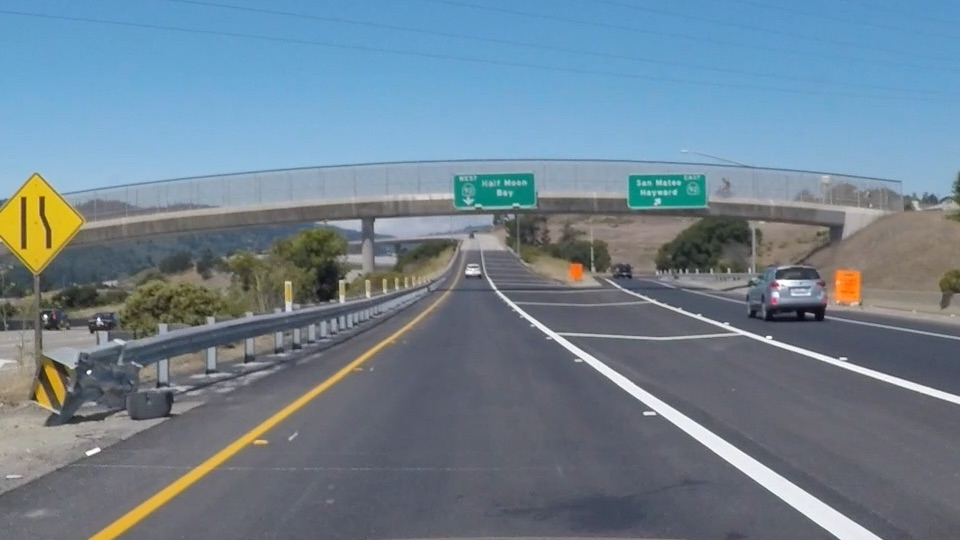
#> input picture documentation/lesson-2/images/exit-ramp.jpg, 960 x 540 px
$ python -i GradientThresholds.py   (imports and definitions only)   (older library calls are emulated)
#> lines starting #> are read from the running program, lines starting #| are printed output that depends on the picture
import matplotlib.pyplot as plt
import numpy as np
import cv2
import os
# Gradient Thresholds and Color Spaces can be used to more easily
# identify lane markings on the road
# GradientThresholds:
# Has to do with capturing a property's magnitude and direction in an image.
# Property in our case are the lane lines.
# We find the lane line magnitude and direction in an image. We can also focus
# on other properties in an image.
class GradientThresholds:
    def __init__(self):
        self.img_m = None

    def apply_sobel_thresh(self, img, orient='x', ksize=(3,3), thresh=(0, 255)):
        """
            Calculate directional gradient.
            Identify pixels where the gradient of an image falls within a specified threshold range.
            Pass in image, choose orient to be x or y gradient, specify
            threshold min and max range to select for binary_output. The
            binary_output array is 1 where gradients are in threshold range,
            0 everywhere else.
        """
#> called with orient = 'x', ksize = (3, 3), thresh = (0, 255)
        # Convert to Grayscale
        gray = cv2.cvtColor(img, cv2.COLOR_RGB2GRAY)
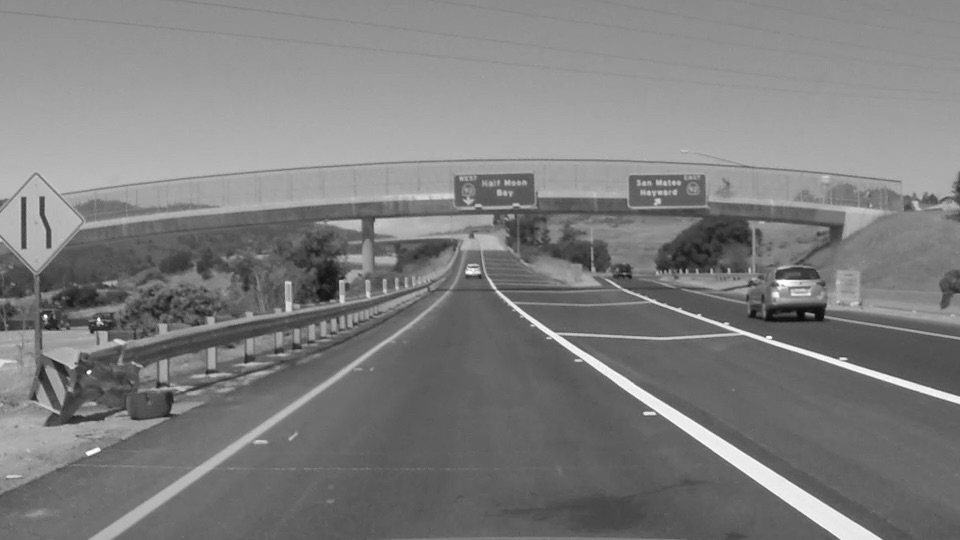
#> gray: shape (540, 960); min 7, max 255, mean 126.2

        # Remove noise
        gray = cv2.GaussianBlur(gray, ksize, 0)

        # Take derivative in x or y
        if orient == 'x':
            # Apply sobel for the x direction
            sobel = cv2.Sobel(gray, cv2.CV_64F, 1, 0)
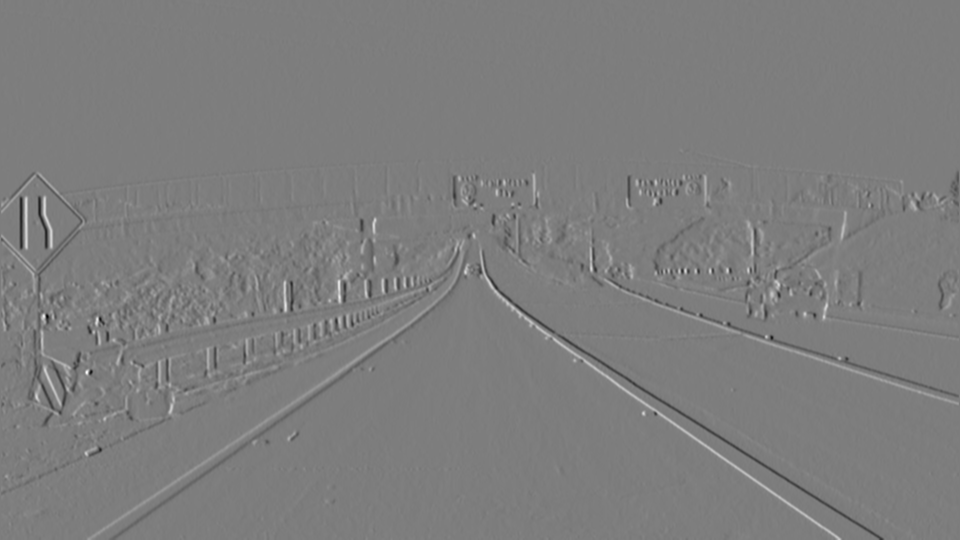
#> sobel: shape (540, 960) float64; min -474, max 487, mean -0.2; drawn with min black and max white
        elif orient == 'y':
            # Apply sobel for the y direction
            sobel = cv2.Sobel(gray, cv2.CV_64F, 0, 1)
        # Take absolute value of the derivative or gradient
        abs_sobel = np.absolute(sobel)
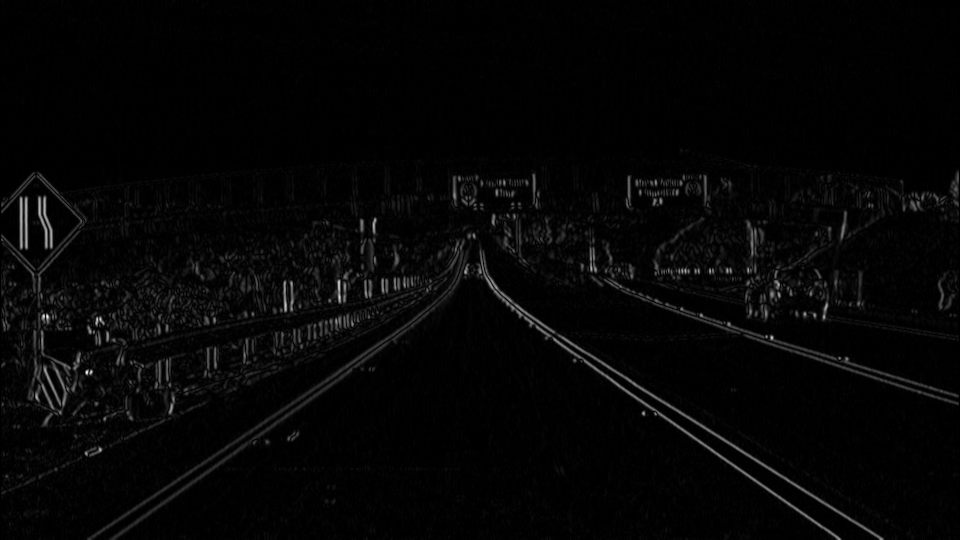
#> abs_sobel: shape (540, 960) float64; min 0, max 487, mean 11.3; drawn with min black and max white
        # Scale the result to an 8-bit range (0-255)
        scaled_sobel = np.uint8(255*abs_sobel/np.max(abs_sobel))
        # Apply lower and upper thresholds to mask scaled gradient
        binary_image = np.zeros_like(scaled_sobel)
        # Apply 1's when scaled gradient is within threshold
        binary_image[(scaled_sobel >= thresh[0]) &
                     (scaled_sobel <= thresh[1])] = 1

        # Return this mask as binary image
        return binary_image

    # [92 lines left out: functions apply_grad_mag_thresh, apply_grad_dir_thresh, apply_combined_thresh, save_img, visualize, not called in this run]

>>> import cv2
>>> picture = cv2.cvtColor(cv2.imread('../../../../documentation/lesson-2/images/exit-ramp.jpg'), cv2.COLOR_BGR2RGB)
>>> result = GradientThresholds().apply_sobel_thresh(picture)
#> result: shape (540, 960); every value is 1
